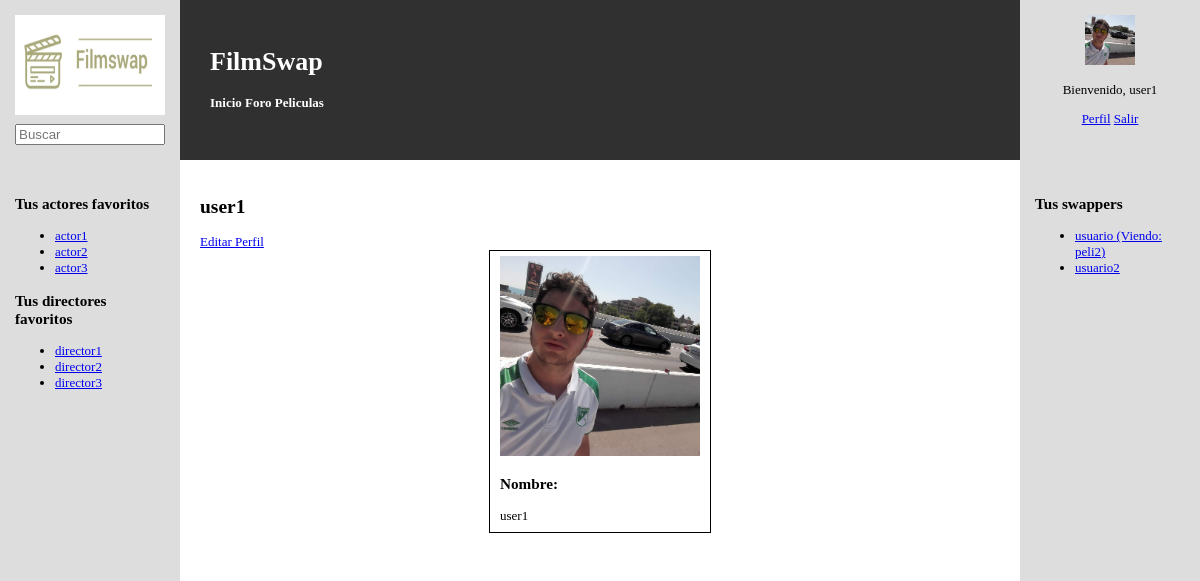
The app's page /perfil.php (signed in) with its own data.
### tables this page shows
CREATE TABLE `actores_directores` (
  `id` int(11) NOT NULL,
  `actor_director` tinyint(4) NOT NULL DEFAULT 0,
  `name` varchar(45) NOT NULL,
  `description` longtext NOT NULL,
  `birth_date` date NOT NULL,
  `nationality` varchar(45) NOT NULL,
  `image` varchar(45) DEFAULT NULL
);

CREATE TABLE `usuarios` (
  `user` varchar(25) NOT NULL,
  `password` varchar(255) NOT NULL,
  `name` varchar(45) DEFAULT NULL,
  `image` varchar(45) NOT NULL DEFAULT 'user_logged.png',
  `date_joined` date NOT NULL,
  `watching` int(11) DEFAULT NULL,
  `admin` tinyint(4) NOT NULL DEFAULT 0,
  `content_manager` tinyint(4) NOT NULL DEFAULT 0,
  `moderator` tinyint(4) NOT NULL DEFAULT 0
);

CREATE TABLE `peliculas` (
  `id` int(11) NOT NULL,
  `title` varchar(45) NOT NULL,
  `image` varchar(45) NOT NULL DEFAULT 'film_default.jpg',
  `date_released` date NOT NULL,
  `duration` int(11) NOT NULL,
  `country` varchar(45) DEFAULT NULL,
  `plot` longtext NOT NULL,
  `rating` decimal(10,2) DEFAULT 0.00
);

### includes/ActorDirector.php (called while the page is built, shortened)
<?php
class ActorDirector
{
	public static function buscaActoresDirectoresPorUser($user, $limit=NULL, $actorDirector)
	{
		$result = [];
        $app = Aplicacion::getSingleton();
        $conn = $app->conexionBd();
		$query = sprintf("SELECT actores_directores.* FROM usuarios join usuarios_actores_directores ON usuarios.user = usuarios_actores_directores.user
		join actores_directores ON usuarios_actores_directores.actores_directores_id = actores_directores.id where usuarios.user= '%s' AND
		actores_directores.actor_director= '%d'", $user, $actorDirector);
		if($limit) {
		  $query = $query . ' LIMIT %d';
		  $query = sprintf($query, $limit);
		}
		$rs = $conn->query($query);
		if ($rs) {
		  while($fila = $rs->fetch_assoc()) {
			$result[] = new ActorDirector($fila['id'], $fila['actor_director'], $fila['name'], $fila['description'], $fila['birth_date'], $fila['nationality'], $fila['image']);
		  }
		}
		return $result;
	}
    private $id;
	private $name;
    private function __construct($id, $actor_director, $name, $description, $birth_date, $nationality, $image)
    {
        $this->id= $id;
        $this->name = $name;
    }
    public function id()
    {
        return $this->id;
    }
    public function name()
    {
        return $this->name;
    }
}

### includes/Usuario.php (called while the page is built, shortened)
<?php
class Usuario
{
	public static function buscaAmigosPorUser($user, $limit=NULL)
	{
		$result = [];
        $app = Aplicacion::getSingleton();
        $conn = $app->conexionBd();
		$query = sprintf("SELECT u2.* FROM amigos u JOIN usuarios u1 ON u1.user = u.user JOIN usuarios u2 ON u2.user = u.friend WHERE u1.user = '%s'", $conn->real_escape_string($user));
		if($limit) {
		  $query = $query . ' LIMIT %d';
		  $query = sprintf($query, $limit);
		}
		$rs = $conn->query($query);
		if ($rs) {
		  while($fila = $rs->fetch_assoc()) {
			$result[] = new Usuario($fila['user'], $fila['password'], $fila['name'], $fila['image'], $fila['date_joined'], $fila['watching'], $fila['admin'], $fila['content_manager'], $fila['moderator']);
		  }
		}
		return $result;
	}
    private $user;
	private $film;
    private function __construct($user, $password, $name, $image, $date_joined, $watching, $admin, $content_manager, $moderator)
    {
        $this->user= $user;
        $this->watching = $watching;
		$this->film = Pelicula::buscaPorId($this->watching);
    }
    public function film()
    {
        return $this->film;
    }
    public function user()
    {
        return $this->user;
    }
}

### includes/Pelicula.php (called while the page is built, shortened)
<?php
class Pelicula
{
	public static function buscaPorId ($id)
    {
        $app = Aplicacion::getSingleton();
        $conn = $app->conexionBd();
        $query = sprintf("SELECT * FROM peliculas WHERE id = %d", $id);
        $rs = $conn->query($query);
        $result = false;
        if ($rs) {
            if ( $rs->num_rows == 1) {
                $fila = $rs->fetch_assoc();
                $pelicula = new Pelicula($fila['id'], $fila['title'], $fila['image'], $fila['date_released'], $fila['duration'], $fila['country'], $fila['plot'], $fila['rating']);
                $result = $pelicula;
            }
        } else {
            echo "Error al consultar en la BD: (" . $conn->errno . ") " . utf8_encode($conn->error);
            exit();
        }
        return $result;
    }
    private $title;
    private function __construct($id, $title, $image, $date_released, $duration, $country, $plot, $rating)
    {
        $this->title = $title;
    }
    public function title()
    {
        return $this->title;
    }
}

### includes/actoresDirectores.php (the view, shortened to what this page needs)
<?php
class actoresDirectores
{
	function listaActoresDirectores($user = NULL, $limit = NULL, $actorDirector)
	{
		$html = '<ul>';
		$actores = ActorDirector::buscaActoresDirectoresPorUser($user, $limit, $actorDirector);
		foreach($actores as $actor) {
			$href = './actoresDirectores.php?id=' . $actor->id();
			$html .= '<li>';
			$html .= "<a href=\"$href\">{$actor->name()}</a>";
			$html .= '</li>';
		}
		$html .= '</ul>';
		return $html;
	}
}

### includes/usuarios.php (shortened to what this page needs)
<?php
class usuarios
{
	function listaAmigos($user = NULL, $limit = NULL)
	{
		$html = '<ul>';
		$usuarios = Usuario::buscaAmigosPorUser($user, $limit);
		foreach($usuarios as $usuario) {
			$href = './actoresDirectores.php?id=' . $usuario->user();
			$html .= '<li>';
			$peliculaWatching = $usuario->film();
			if (!$peliculaWatching) {
				$html .= "<a href=\"$href\">{$usuario->user()} </a>";
			} else {
				$html .= "<a href=\"$href\">{$usuario->user()} (Viendo: {$peliculaWatching->title()})</a>";
			}
			$html .= '</li>';
		}
		$html .= '</ul>';
		return $html;
	}
    function getDivUsuario() {
        if (isset($_SESSION["login"]) && ($_SESSION["login"]===true)) {
            $html = ' <fieldset>';
            $html .= '<div>';
            $html .= "<img id=\"film_pic\" src=\"img/{$_SESSION["imagen"]}\" alt=\"imagen\" width=\"200\" height=\"200\">";
            $html .= '</div>';
            $html .= '<div>';
            $html .= "<label><h3>Nombre:</h3></label>{$_SESSION["nombre"]} ";
            $html .= '</div>';
            $html .= ' </fieldset>';
            return $html;
        }
    }
}

### estilo.css (style rules this page uses)
html { height: 100%; }
body { display: flex; background-color: #ffffff; margin: 0px; padding: 0px; min-height: -webkit-fill-available; font-size: small; }
fieldset { border: 1px solid black; width: 15em; margin: 0 auto; }
label { display: block; }

### records on screen
actores_directores: name "actor1"
actores_directores: name "actor2"
actores_directores: name "actor3"
actores_directores: name "director1"
actores_directores: name "director2"
actores_directores: name "director3"
usuarios: user "usuario", watching.title "peli2"
usuarios: user "usuario2"

### other values on screen
$_SESSION["nombre"] "user1"
